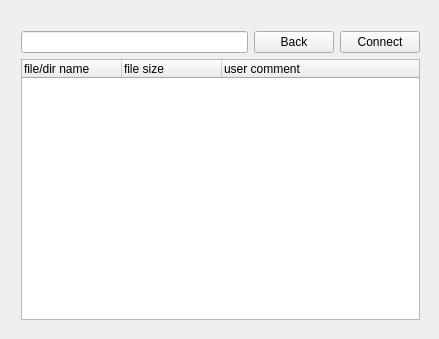
<?xml version="1.0" encoding="UTF-8"?>
<ui version="4.0">
 <class>mainwindow</class>
 <widget class="QWidget" name="mainwindow">
  <property name="geometry">
   <rect>
    <x>0</x>
    <y>0</y>
    <width>439</width>
    <height>339</height>
   </rect>
  </property>
  <property name="windowTitle">
   <string>FTP Client</string>
  </property>
  <widget class="QWidget" name="">
   <property name="geometry">
    <rect>
     <x>10</x>
     <y>20</y>
     <width>421</width>
     <height>311</height>
    </rect>
   </property>
   <layout class="QVBoxLayout" name="verticalLayout">
    <item>
     <layout class="QHBoxLayout" name="horizontalLayout">
      <item>
       <widget class="QLineEdit" name="serverAdress"/>
      </item>
      <item>
       <widget class="QPushButton" name="toParent">
        <property name="text">
         <string>Back</string>
        </property>
       </widget>
      </item>
      <item>
       <widget class="QPushButton" name="connectOrDisconnect">
        <property name="text">
         <string>Connect</string>
        </property>
       </widget>
      </item>
     </layout>
    </item>
    <item>
     <widget class="QTreeWidget" name="fileList">
      <column>
       <property name="text">
        <string>file/dir name</string>
       </property>
      </column>
      <column>
       <property name="text">
        <string>file size</string>
       </property>
      </column>
      <column>
       <property name="text">
        <string>user comment</string>
       </property>
      </column>
     </widget>
    </item>
   </layout>
  </widget>
 </widget>
 <layoutdefault spacing="6" margin="11"/>
 <resources/>
 <connections/>
</ui>
